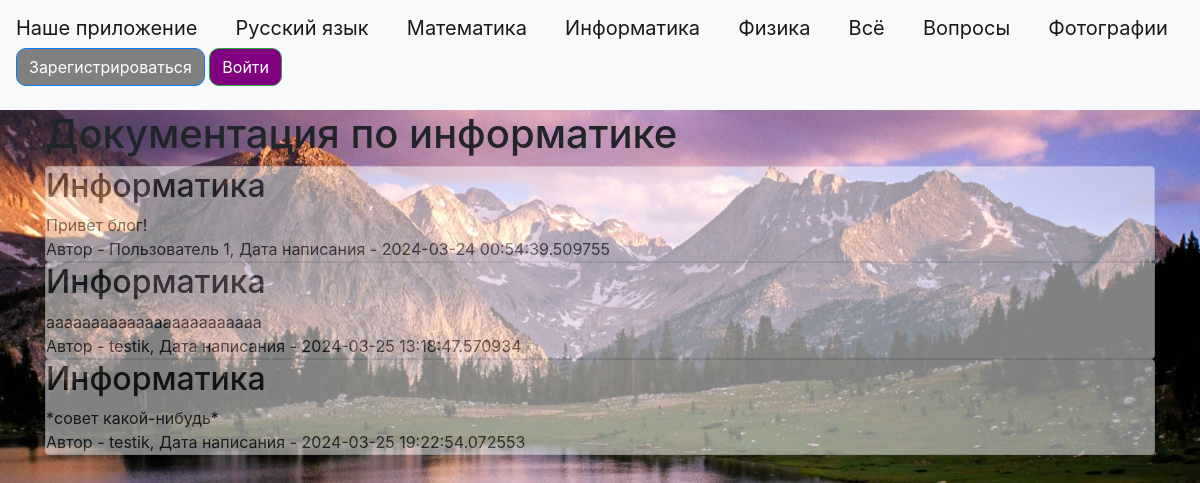
Page /ict.html on the committed database.
### data/news.py (models this page shows)
class News(SqlAlchemyBase):
    __tablename__ = 'news'
    id = sqlalchemy.Column(sqlalchemy.Integer,
                           primary_key=True, autoincrement=True)
    title = sqlalchemy.Column(sqlalchemy.String, nullable=True)
    content = sqlalchemy.Column(sqlalchemy.String, nullable=True)
    created_date = sqlalchemy.Column(sqlalchemy.DateTime,
                                     default=datetime.datetime.now)
    is_question = sqlalchemy.Column(sqlalchemy.Boolean, default=True)
    user_id = sqlalchemy.Column(sqlalchemy.Integer,
                                sqlalchemy.ForeignKey("users.id"))
    user = orm.relationship('User')

### data/users.py (models this page shows, shortened)
class User(SqlAlchemyBase, UserMixin):
    __tablename__ = 'users'
    id = sqlalchemy.Column(sqlalchemy.Integer,
                           primary_key=True, autoincrement=True)
    name = sqlalchemy.Column(sqlalchemy.String, nullable=True)
    about = sqlalchemy.Column(sqlalchemy.String, nullable=True)
    email = sqlalchemy.Column(sqlalchemy.String,
                              index=True, unique=True, nullable=True)
    hashed_password = sqlalchemy.Column(sqlalchemy.String, nullable=True)
    created_date = sqlalchemy.Column(sqlalchemy.DateTime,
                                     default=datetime.datetime.now)
    news = orm.relationship("News", back_populates='user')

### main.py (the view)
@app.route("/ict.html")
def ict():
    db_sess = db_session.create_session()
    news = db_sess.query(News).filter(News.title == 'Информатика').filter(News.is_question != True)
    return render_template("ict.html", news=news, title='ICT Documentation')

### data/db_session.py (called while the page is built)
def create_session() -> Session:
    global __factory
    return __factory()

### templates/ict.html (shortened to what this page needs)
{% extends "base.html" %}
{% block content %}
<h1>Документация по информатике</h1>
{% for item in news%}
<div class="col-md6 border rounded" style="background-color: white; opacity: .5;">
    <h2>{{item.title}}</h2>
    <div>
        {{item.content}}
    </div>
    <div>
        Автор - {{item.user.name}}, Дата написания - {{item.created_date}}
    </div>
</div>
{% endfor %}
{% endblock %}

### rows in the picture
News: title "Информатика", content "Привет блог!", user.name "Пользователь 1", created_date "2024-03-24 00:54:39.509755"
News: title "Информатика", content "аааааааааааааааааааааааа", user.name "testik", created_date "2024-03-25 13:18:47.570934"
News: title "Информатика", content "*совет какой-нибудь*", user.name "testik", created_date "2024-03-25 19:22:54.072553"
